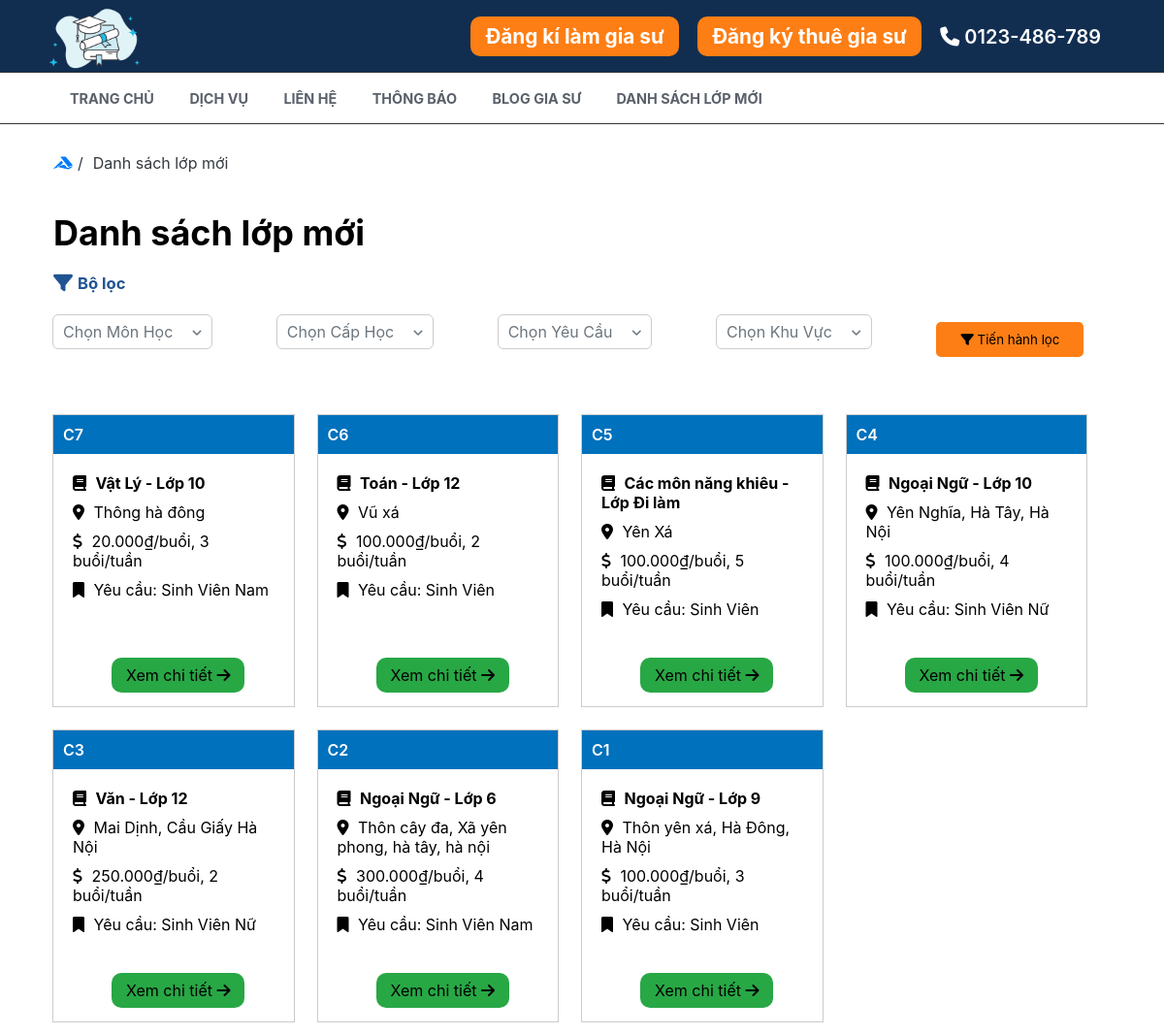
The app's page /extra_class/class_list, older data.
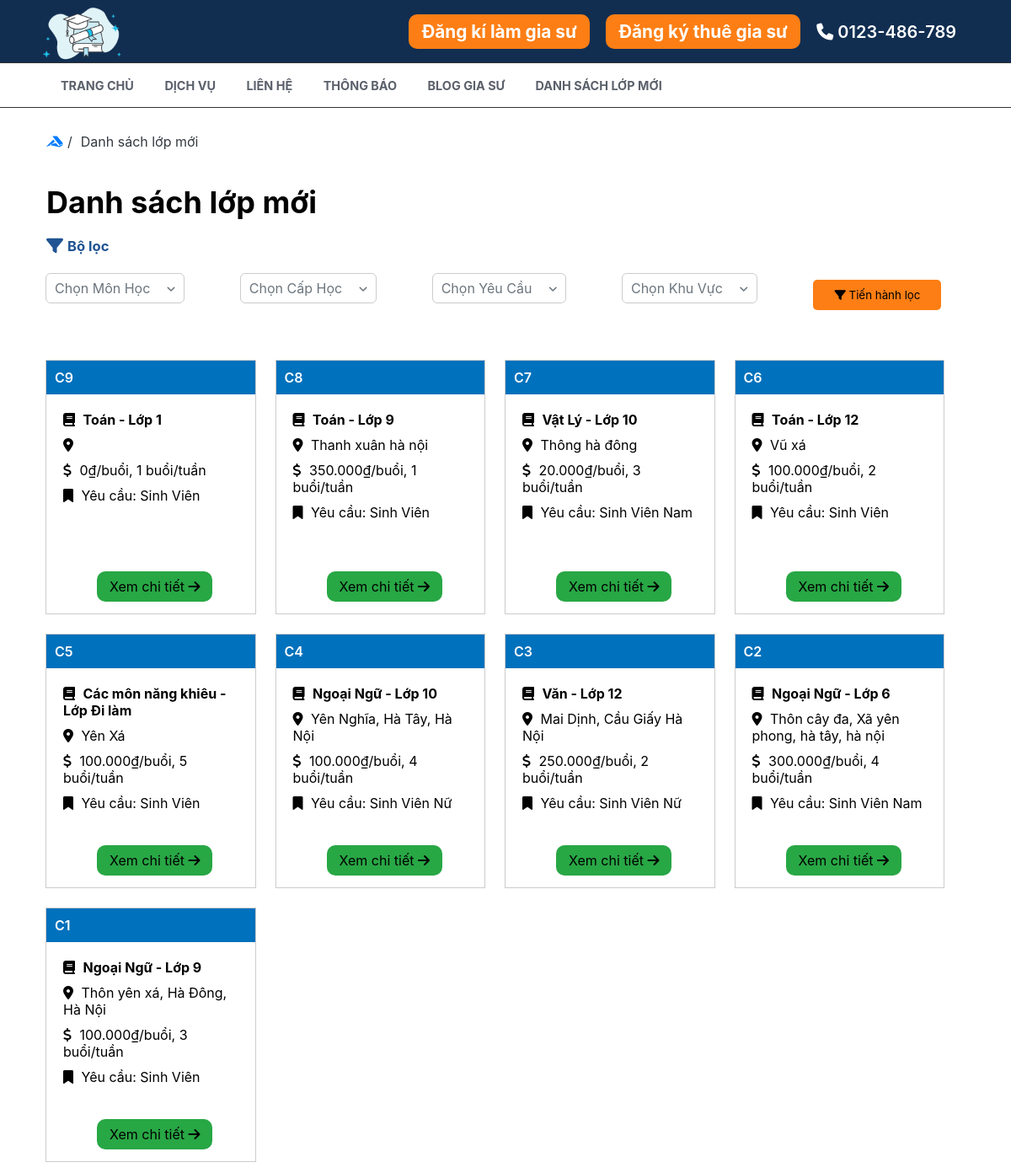
The same page, newer data.
### tables this page shows
CREATE TABLE `post_class` (
  `id` bigint(20) NOT NULL,
  `user_id` bigint(20) NOT NULL,
  `subject_id` tinyint(4) NOT NULL,
  `lever` tinyint(4) NOT NULL,
  `location` varchar(250) NOT NULL,
  `gender` tinyint(1) NOT NULL,
  `day_in_week` int(11) NOT NULL,
  `description` text NOT NULL,
  `price` int(11) NOT NULL,
  `created_at` timestamp NOT NULL DEFAULT current_timestamp(),
  `status` tinyint(1) NOT NULL DEFAULT 1
);

CREATE TABLE `subject` (
  `id` tinyint(4) NOT NULL,
  `name` varchar(50) NOT NULL
);

### src/core/Controllers.php (called while the page is built, shortened)
<?php
    class Controllers{
        protected function view($template,$view,$name_page,$data=[]){
            $actual_link = $this->getUrl();
            require_once "./src/views/template/". $template .".php";
        }
        protected function getUrl(){
            if ("$_SERVER[HTTP_HOST]" == "localhost"){
                return "/web_gia_su";
            }
            return "http://$_SERVER[HTTP_HOST]";
        }
    }
?>

### src/controllers/extra_class.php (called while the page is built, shortened)
<?php
class extra_class extends Controllers{
    public function class_list(){
        $model      = $this->model("postClassModels");
        $newClass   = $model->selectValues();
        $model      = $this->model("subjectModels");
        $subject    = $model->getAllValues();
        $this->view("tutor","tutor/newClassList","Danh sách lớp",[$newClass, $subject]);
    }
}

### src/core/App.php (called while the page is built, shortened)
<?php
class App{
    private $url = [];
    private $controller = "home";
    private $action = "read";
    function __construct() {
        $this->route = $this->url?array_values($this->url):[];
        call_user_func([$this->controller, $this->action], $this->route);
    }
    public function ConvertUrl(){
        if(isset($_GET['url'])){
            $this->url = explode("/", trim($_GET['url']));
        }
    }
    public function getController(){
        if (isset($this->url[0])){
            if (file_exists("./src/controllers/". strtolower($this->url[0]) .".php")){
                $this->controller = strtolower($this->url[0]);
            }else{
                $this->controller = "home";
            }
        }
        $this->controller = new $this->controller;
    }
    public function getAction(){
        if (isset($this->url[1])){
            if (method_exists($this->controller, strtolower($this->url[1]))){
                $this->action = strtolower($this->url[1]);
            }else{
                $this->action = "errors";
            }
        }
    }
}
?>

### index.php (called while the page is built, shortened)
<?php
    $app = new App();
?>

### src/core/ConnectDB.php (called while the page is built, shortened)
<?php
    class ConnectDB{
        private $hostname = 'db4';
        private $user = 'root';
        private $password = 'mypassword';
        private $nameDB = 'testdb';
        function __construct(){
            $this->connection = mysqli_connect("$this->hostname","$this->user","$this->password","$this->nameDB");
        }
    }
?>

### src/models/postClassModels.php (called while the page is built, shortened)
<?php
class postClassModels extends ConnectDB{
    function selectValues(){
        $sql = "SELECT `post_class`.*, `subject`.`name` FROM `post_class` INNER JOIN `subject` ON `post_class`.`subject_id` = `subject`.`id` ORDER BY `post_class`.`created_at` DESC";
        $subJect = mysqli_query($this->connection,$sql);
        return $subJect;
    }
}

### src/views/content/tutor/newClassList.php (the view, shortened to what the changed rows need)
<link rel="stylesheet" href="<?php echo $actual_link ?>/public/css/class_list.css">
<section class="container-main">
        <div class="head-text">
            <div class="text-heading">
                <h1>Danh sách lớp mới</h1>
            </div>
        </div>
        <div class="class-group">
            <?php foreach ($data[0] as $newClass) { ?>
                <div class="class-item-box">
                    <div class="class-code">C<?php echo $newClass['id']?></div>
                    <div class="container-class">
                        <p class="class-grade">
                            <i class="fa-solid fa-book"></i>
                            <b><?php echo $newClass['name']?> - Lớp
                                <?php if ($newClass['lever'] == 14){
                                    echo "Đi làm";
                                }else if($newClass['lever'] == 13){
                                    echo "Đại học";
                                }else{
                                    echo $newClass['lever'];
                                } ?>
                            </b>
                        </p>
                        <p class="class-location">
                            <i class="fa-solid fa-location-dot"></i>
                            <?php echo $newClass['location']?>
                        </p>
                        <p class="class-fee">
                            <i class="fa-solid fa-dollar-sign"></i>
                            <?php echo number_format($newClass['price'], 0, '', '.')?>₫/buổi,
                            <?php echo $newClass['day_in_week']?> buổi/tuần
                        </p>
                        <p class="class-ask">
                            <i class="fa-solid fa-bookmark"></i>
                            Yêu cầu: <?php
                            if ($newClass['gender'] == 0){
                                echo "Sinh Viên";
                            }else if ($newClass['gender'] == 1){
                                echo "Sinh Viên Nam";
                            }else if ($newClass['gender'] == 2){
                                echo "Sinh Viên Nữ";
                            }
                            ?>
                        </p>
                        <a href="<?php echo $actual_link?>/extra_class/view_class/<?php echo $newClass['id']?>" class="class-detail-btn">
                            Xem chi tiết
                            <i class="fa-solid fa-arrow-right"></i>
                        </a>
                    </div>
                </div>
            <?php } ?>
        </div>
    </section>

Row changes from the older to the newer data that the page shows:
added post_class: id "9", subject.name "Toán", lever "1", price "0", day_in_week "1", gender "Sinh Viên"
added post_class: id "8", subject.name "Toán", lever "9", location "Thanh xuân hà nội", price "350.000", day_in_week "1", gender "Sinh Viên"
